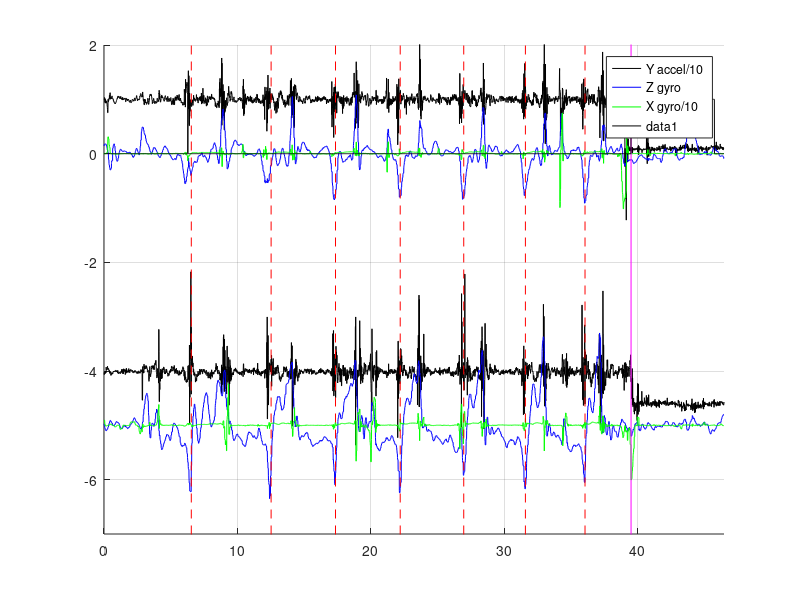

Reproduce this figure in MATLAB.
%CatchTiming.m
%Program to test identifying the catch, feather, square from the sensor data
%For on the water data
%March 21, 2019
%Team FrEE SpEEd
%% Read File, parse data, filter
clear all
clf

M1 = [];
M2 = [];
%M = csvread('data_long_4-3.txt'); % Read in all raw data
%M = csvread('data_med_4-3.txt'); % Read in all raw data
%M = csvread('data_short_4-3.txt'); % Read in all raw data

%M = csvread('ontimeearlyontimelateontime.txt');
M = csvread('square.txt');
%M = csvread('feather.txt');
%M = csvread('settingtheboat.txt');
%M = csvread('slap.txt');
%M = csvread('buildonfeather.txt');
%M = csvread('squarefeathersquare.txt');
M = M(100:length(M),:); %remove start of data since all zeros

%making sure M1 and M2 are same length
if mod(length(M),2)==1
    M = M(1:length(M)-1,:);
end

for p=1:length(M)
    if (M(p,8)==1)
        M1 = [M1;M(p,:)];
    elseif (M(p,8)==2)
        M2 = [M2;M(p,:)];
    end
end


%%

%Parse Data
millis = M1(:,7);
xg = M1(:,4);
yg = M1(:,5);
zg = M1(:,6);
xa = M1(:,1);
ya = M1(:,2);
za = M1(:,3);

millis2 = M2(:,7);
xg2 = M2(:,4);
yg2 = M2(:,5);
zg2 = M2(:,6);
xa2 = M2(:,1);
ya2 = M2(:,2);
za2 = M2(:,3);

% millis = M(:,11);
% xg = M(:,4);
% yg = M(:,5);
% zg = M(:,6);
% xa = M(:,1);
% ya = M(:,2);
% za = M(:,3);

% Generate time vector
msPerRead=(millis(1000)-millis(1))/1000;
readsPerSecond=1000/msPerRead;
t = linspace(1,length(xg),length(xg))/readsPerSecond;

%smoothing
% ya = movmean(ya,40);

%had to make this change
zg = -zg;

%if oar is port, make the following changes, i think
zg2 = -zg2;
xg2=-xg2;
%% Create figure
figure(1)
hold on
grid on
 axis([0, max(t), -2-5, 2])
%axis([0, max(t), -2, 2])
plot(t, ya/10, 'k-')
plot(t, zg, 'b-')
plot(t, xg/10, 'g-')

%Need to figure out why this works, which is port vs starboard
plot(t, ya2/10 -5, 'k-')
plot(t, zg2 -5, 'b-')
plot(t, xg2/10 -5, 'g-')

%% Initialize variables
numCatches=0;
numSquares=0;
numFeathers=0;

ready4NewCatch=0;
timeChange=0;
featheringState=0; 
featherTimer=0;
%reSquaredForCatch=1;
readsPerStrokeCount = 0;
secsPerStroke = 3;
featherOrSquare=1; %assume starting on the square
sharpDipZg=0;

%% Input data and analyze

zg=zg2;
xg=xg2;
ya=ya2;

for i=1:length(t)
    
    %featheringState = whether feathering is happening
    %featherOrSquare = 0 blade is parallel to water, 1 blade is
    %perpendicular to water
    
    %issue is that the square up is being seen immediately after the
    %feather, theres a peak in both xg and ya there.
    
    %State machine for featherOrSquare
    if(xg(i)<-9 && ya(i)<10 && featherOrSquare==1)
        featheringState=1;
        featherOrSquare=0;
        featherTimer=0;
        pause(0.1)
        plot([t(i),t(i)],[-8,6],'m-')
        drawnow
        numFeathers=numFeathers+1;
    elseif(xg(i)>2 && ya(i)>6 && zg(i)>0.8 && featherOrSquare==0)
        featheringState=1;
        featherOrSquare=1;
        %reSquaredForCatch=1; %for catch state machine
        pause(0.1)
        plot([t(i),t(i)],[-8,6],'c-')
        drawnow
        numSquares=numSquares+1;
    end
    
    
    if(featheringState==1)
        featherTimer=featherTimer+1; %counts reads since last feathering motion 
        if(featherTimer>(readsPerSecond*secsPerStroke*1.4))
            featheringState=0; %no longer feathering
            featherOrSquare=1;
            featherTimer=0;
        end
    end
    
    
    %State machine for catches    
    if(ready4NewCatch==0) %not ready for catch
        timeChange=timeChange+1;
        if(timeChange>readsPerSecond*secsPerStroke*0.5) || (timeChange>readsPerSecond*3)
            ready4NewCatch=1;
            timeChange=0;
        end
        sharpDipZg = 0;
        
    elseif(ready4NewCatch==1) %ready for catch

        %NEW! Identifies if a sharp dip has occurred in zg which is indicative
        %of the global minimum of a stroke
        if(zg(i)<-0.4 && ((zg(i)-zg(i-3))<-0.1) )
            sharpDipZg=1;
        end

        
        if(featheringState==1 && zg(i-3)<-0.45 && zg(i)>zg(i-1) && zg(i-1)>=zg(i-2) && zg(i-2)>=zg(i-3)...
                &&sharpDipZg==1) % && reSquaredForCatch==1)
             pause(0.1)
             plot([t(i),t(i)],[-8,6],'r-')
             drawnow
             ready4NewCatch=0;
             numCatches=numCatches+1;             
             secsPerStroke = readsPerStrokeCount/readsPerSecond
             readsPerStrokeCount = 0;


        elseif(featheringState==0 && zg(i-3)<-0.45 && zg(i)>zg(i-1) && zg(i-1)>=zg(i-2) && zg(i-2)>=zg(i-3) ...
                && (abs(ya(i-2)-ya(i-3)+abs(ya(i-1)-ya(i-2))) > 1.0 )...
                && sharpDipZg==1)    
             pause(0.1) 
             plot([t(i),t(i)],[-8,6],'r--')
             drawnow
             ready4NewCatch=0; 
             numCatches=numCatches+1;             
             secsPerStroke = readsPerStrokeCount/readsPerSecond
             readsPerStrokeCount = 0;
             
             %reSquaredForCatch=0;
        end   
    end

featheringStateRecord(i)=featheringState; %saves current featheringState
readsPerStrokeCount = readsPerStrokeCount+1;

end



% zg=zg2;
% ya=ya2;
% xg=xg2;
% for i=1:length(t)
%     
%     %featheringState = whether feathering is happening
%     %featherOrSquare = 0 blade is parallel to water, 1 blade is
%     %perpendicular to water
%     
%     %issue is that the square up is being seen immediately after the
%     %feather, theres a peak in both xg and ya there.
%     
%     %State machine for featherOrSquare
%     if(xg(i)<-9 && ya(i)<10 && featherOrSquare==1)
%         featheringState=1;
%         featherOrSquare=0;
%         featherTimer=0;
%         pause(0.1)
%         %plot([t(i),t(i)],[-8,6],'m-')
%         drawnow
%         numFeathers=numFeathers+1;
%     elseif(xg(i)>2 && ya(i)>6 && zg(i)>0.8 && featherOrSquare==0)
%         featheringState=1;
%         featherOrSquare=1;
%         reSquaredForCatch=1; %for catch state machine
%         pause(0.1)
%         %plot([t(i),t(i)],[-8,6],'c-')
%         drawnow
%         numSquares=numSquares+1;
%     end
%     
%     
%     if(featheringState==1)
%         featherTimer=featherTimer+1; %counts reads since last feathering motion 
%         if(featherTimer>(readsPerSecond*secsPerStroke*1.4))
%             featheringState=0; %no longer feathering
%             featherOrSquare=1;
%             featherTimer=0;
%         end
%     end
%     
%     
%     %State machine for catches    
%     if(ready4NewCatch==0) %not ready for catch
%         timeChange=timeChange+1;
%         if(timeChange>readsPerSecond*secsPerStroke*0.5)
%             ready4NewCatch=1;
%             timeChange=0;
%         end
%         sharpDip = 0;
%         
%     elseif(ready4NewCatch==1) %ready for catch
%         %criteria depend on if we're feathering or not
%         if(zg(i)<-0.4 && ((zg(i)-zg(i-3))<-0.1) )
%             sharpDip=1;
%         end
%         %Since **currently** the criteria are pretty much the same for both
%         %while feathering and not feathering, we could probably optimize by
%         %first checking zg, then checking the rest.
%         if(featheringState==1 && zg(i-3)<-0.45 && zg(i)>zg(i-1) && zg(i)>zg(i-2) && zg(i-1)>=zg(i-2) && zg(i-2)>=zg(i-3)...
%                 &&sharpDip==1) % && reSquaredForCatch==1)
%              pause(0.1)
%              plot([t(i),t(i)],[-8,6],'r-')
%              drawnow
%              ready4NewCatch=0;
%              numCatches=numCatches+1;
%              
%              if firstCatch~=0
%                  secsPerStroke = readsPerStrokeCount/readsPerSecond
%              end
%              readsPerStrokeCount = 0;
%              firstCatch=1;
% 
% 
%         elseif(featheringState==0 && zg(i-3)<-0.45 && zg(i)>zg(i-1) && zg(i)>zg(i-2) && zg(i-1)>=zg(i-2) && zg(i-2)>=zg(i-3) ...
%                 && (abs(ya(i-2)-ya(i-3)+abs(ya(i-1)-ya(i-2))) > 1.0 )...
%                 && sharpDip==1)    
%         %elseif(featheringState==0 && zg(i)<-0.4 && zg(i)>zg(i-1) && zg(i)>zg(i-2))
%              pause(0.1) 
%              plot([t(i),t(i)],[-8,6],'r--')
%              drawnow
%              ready4NewCatch=0; 
%              numCatches=numCatches+1;
%              
%              if firstCatch~=0
%                  secsPerStroke = readsPerStrokeCount/readsPerSecond
%              end
%              readsPerStrokeCount = 0;
%              firstCatch=1;
%              
%              reSquaredForCatch=0;
%         end   
%     end
% 
% featheringStateRecord(i)=featheringState; %saves current featheringState
% readsPerStrokeCount = readsPerStrokeCount+1;
% 
% end

legend('Y accel/10', 'Z gyro', 'X gyro/10');
plot(t,featheringStateRecord,'k')
hold off